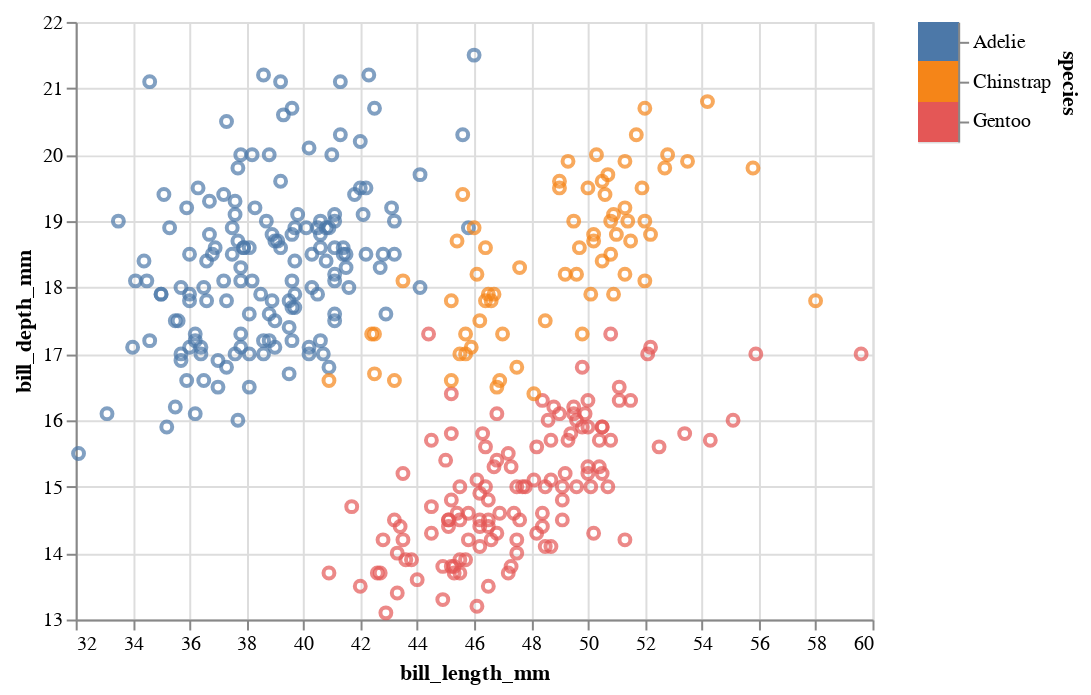

Source (notebook cell):
### Markdown cell above
## Other Interactions
What if you want to do more than just panning and zooming? Then you'll need to understand how Altair represents interactions. More information can be found [at the documentation here](https://altair-viz.github.io/user_guide/interactions.html). The next few examples are based on the documentation.

### Selections and Conditions
You must first identify a `selection`; this allows a viewer to interact with and select specific parts of your visualization.

Then, you have to identify a `condition` that changes depending on what is being selected.

### A Simple Example
Here's an example of a rectangular selection -- the user is allowed to click and drag on the graph (the `selection`), and the color of the dots will change depending on whether or not it is inside the selection (the `condition`).

### Code cell
selection = alt.selection_interval() # Use a rectangular selection

species_color = alt.condition(selection,    # Set the color to change depending on a the selection
                              alt.Color("species:N", legend=None),
                              alt.value("lightgray"))

# Create scatterplot of bill length vs bill depth
bills = alt.Chart(penguins).mark_point().encode(
    x=alt.X("bill_length_mm:Q", scale=alt.Scale(zero=False)),
    y=alt.Y("bill_depth_mm:Q", scale=alt.Scale(zero=False)),
    color=species_color
).add_selection( # We have to tell the chart to use the selection we've defined
    selection
)

# Create corresponding legend for species
legend = alt.Chart(penguins).mark_rect().encode(
    y=alt.Y("species:N", axis=alt.Axis(orient="right")),
    color=species_color
)

bills | legend

### Figure 1 — Vega-Lite specification as saved in the notebook (floating-point values rounded to 4 significant figures; data arrays with more than 128 entries replaced by an {"elided": "..."} marker saying what was removed)
{"config": {"view": {"continuousWidth": 400, "continuousHeight": 300}}, "hconcat": [{"mark": "point", "encoding": {"color": {"condition": {"type": "nominal", "field": "species", "legend": null, "selection": "selector004"}, "value": "lightgray"}, "x": {"type": "quantitative", "field": "bill_length_mm", "scale": {"zero": false}}, "y": {"type": "quantitative", "field": "bill_depth_mm", "scale": {"zero": false}}}, "selection": {"selector004": {"type": "interval"}}}, {"mark": "rect", "encoding": {"color": {"condition": {"type": "nominal", "field": "species", "legend": null, "selection": "selector004"}, "value": "lightgray"}, "y": {"type": "nominal", "axis": {"orient": "right"}, "field": "species"}}}], "data": {"name": "data-d00e1631cca48c544438d30d2b470e8a"}, "$schema": "https://vega.github.io/schema/vega-lite/v4.8.1.json", "datasets": {"data-d00e1631cca48c544438d30d2b470e8a": {"elided": "344 records"}}}
